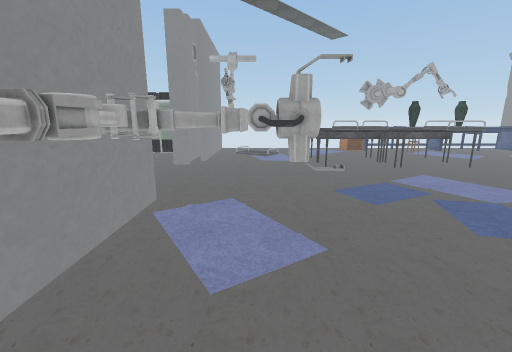
view 1 (above)

21 first-person views from a walk through a scene from a Unity 3-D project. The camera is 1.2 m above the floor, tilts 12° down and sees 90° across. Doors are open. The floor is counted in squares, 0.5 m on a side. Each view is taken from the middle of a square. On the plan, view 1 faces up. The plan holds only what a view shows up to about 17 squares ahead; the rest is blank. The place goes on beyond the plan. The player character is not drawn. Some animated figures are left out. Some surface patterns are stand-ins.

view 2
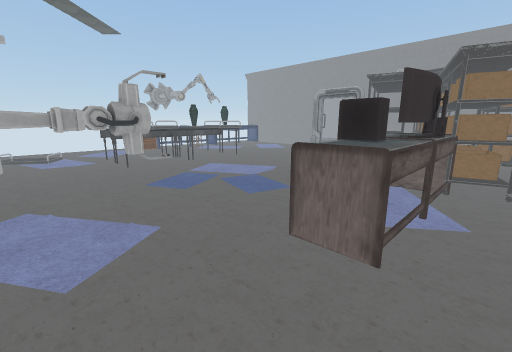

view 3
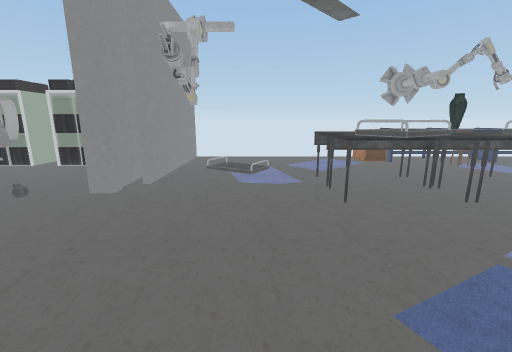

view 4
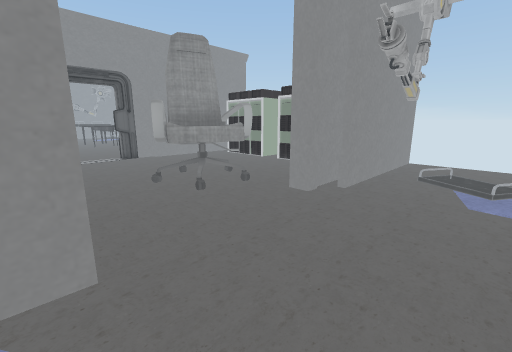

view 5
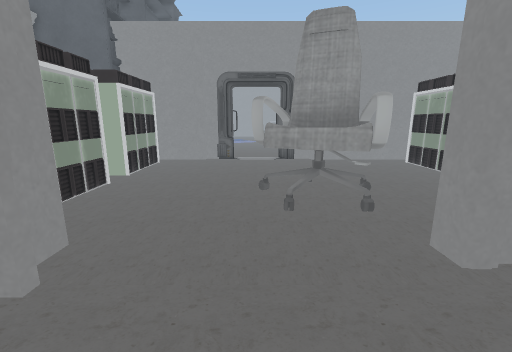

view 6
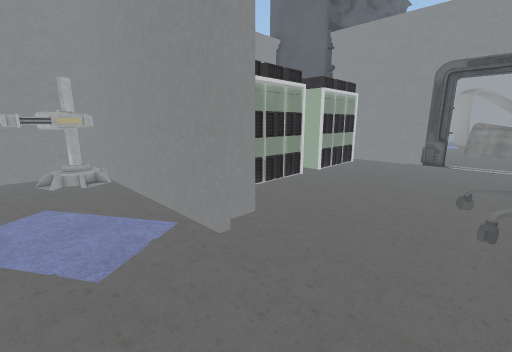

view 7
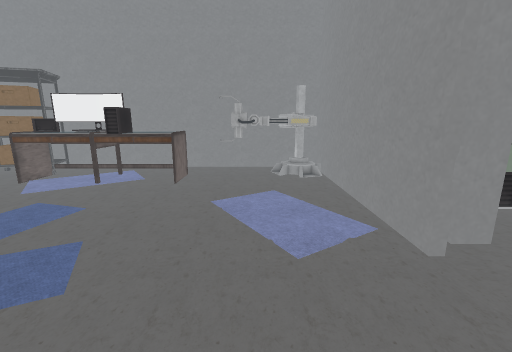

view 8
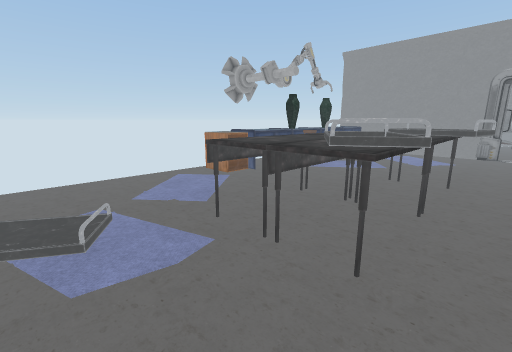

view 9
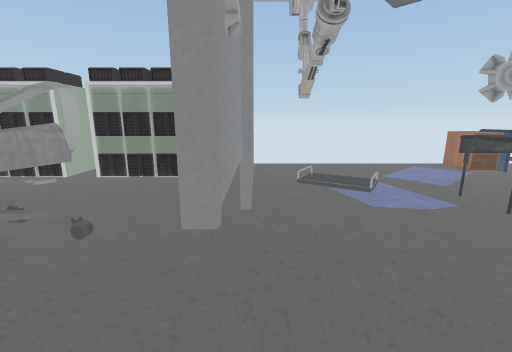

view 10
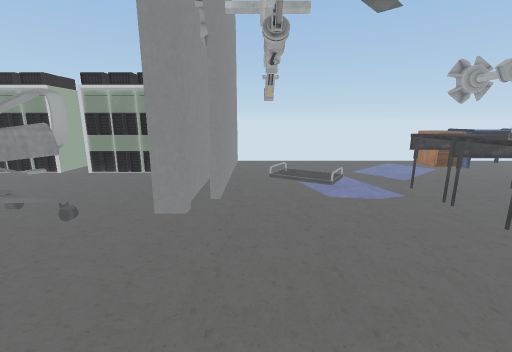

view 11
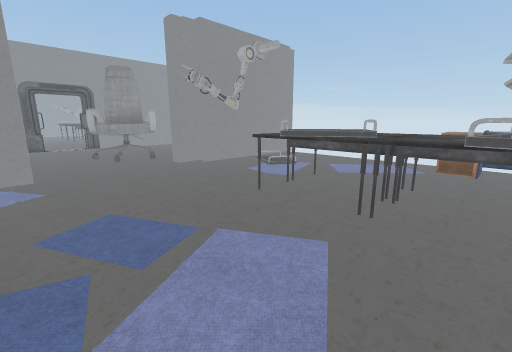

view 12
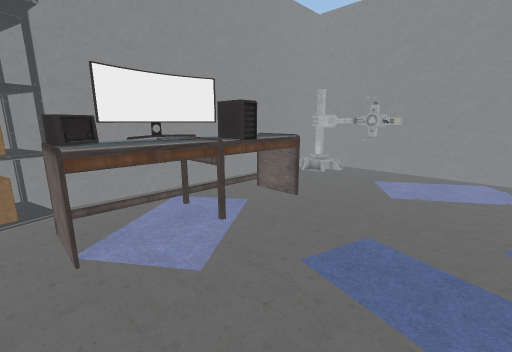

view 13
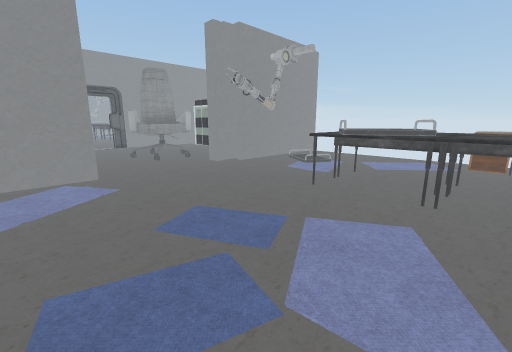

view 14
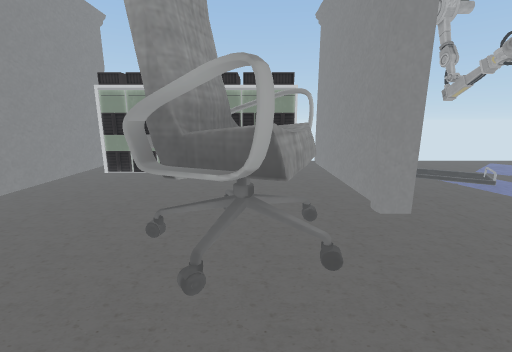

view 15
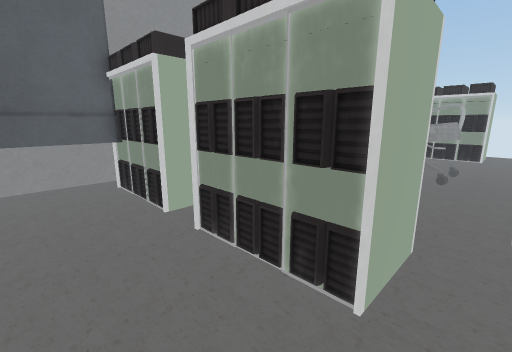

view 16
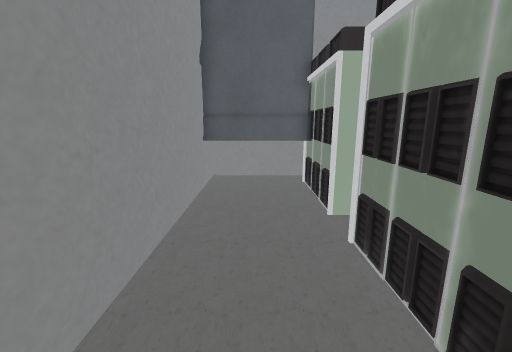

view 17
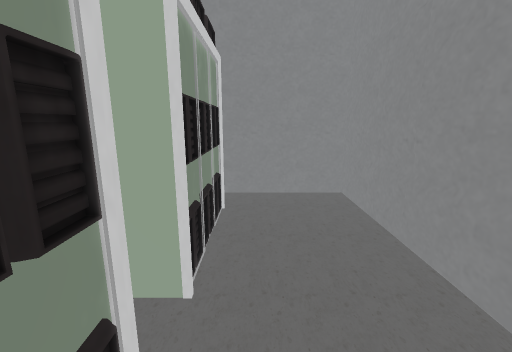

view 18
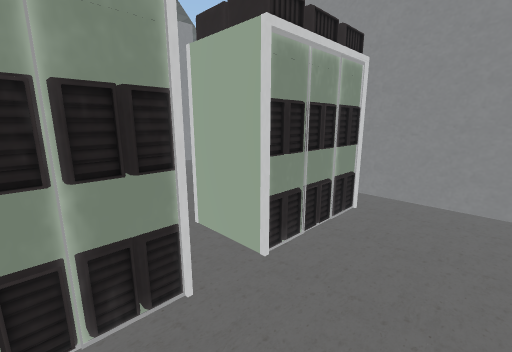

view 19
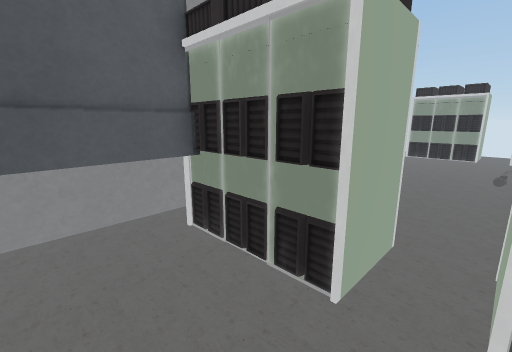

view 20
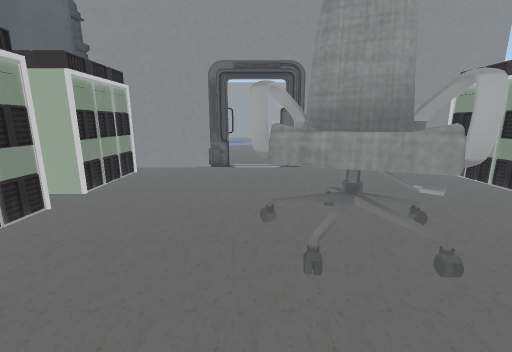

view 21
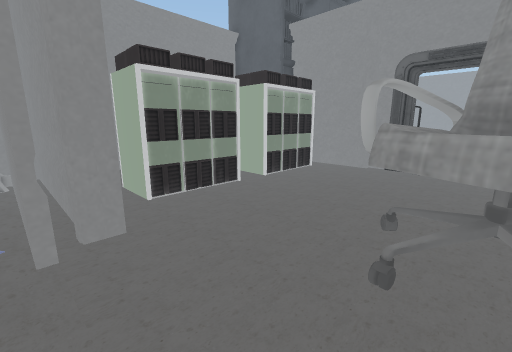

### Floor plan
Points are (right, up) in squares from view 1. A wall is a line through its corners. A room is listed if a view was taken in it or the views show most of it. See-through windows are left out.
Room 1 (views 1, 2, 3, 4, 5, 6, 7, 8, 9, 10, 11, 12, 13, 14, 15, 16, 17, 18, 19, 20, 21)
walls: (-3.1, 7.9) (-3.1, -0.3); (-4.4, 15.5) (-4.4, 21.4); (-4, 5.9) (-4, -1); (-6, 4.6) (-6, 3.4); (-9.8, 4.6) (-9.8, 4.1); (-9.8, 4) (-9.8, 3.4); (-6.1, 21.1) (-7.4, 21.1); (-11.4, 5.2) (-11.4, 2.9) (-11.4, 4); (-6, 21.4) (-6, 20.4); (-7.6, 21.1) (-9.8, 21.1); (-3.4, -1.7) (10.5, -1.7); (-3.1, 23.9) (-3.1, 15.8) (-3.5, 15.8); (-11.5, 21.1) (-12.6, 21.1); (-12.8, 21.1) (-13.9, 21.1); (-15.2, 4) (-15.2, 3.4); (-16.5, 6.6) (-16.5, 3.4); (-14.4, 21.1) (-15.2, 21.1); (-16.5, 22.1) (-16.5, 15.5); (-15.9, -1) (-4.4, -1) (-4.4, 3.6)
ways out: opening at (-5, 21)
objects: other object (-16, 7); other object (-16, 15); computer (-15, 5); computer (-15, 20); computer (-14, 3); computer (-14, 4); computer (-14, 5); computer (-14, 20); computer (-13, 3); computer (-13, 4); computer (-13, 5); computer (-13, 20); computer (-12, 3); computer (-12, 4); computer (-12, 5); computer (-12, 20); computer (-11, 20); computer (-10, 3); computer (-10, 5); chair (-10, 11) to (-7, 15); computer (-10, 20); computer (-9, 3); computer (-9, 4); computer (-9, 5); computer (-9, 20); computer (-8, 3); computer (-8, 4); computer (-8, 5); computer (-8, 20); computer (-7, 3); computer (-7, 4); computer (-7, 5); computer (-7, 20); computer (-6, 3); computer (-6, 5); computer (-6, 20); other object (-5, 7); other object (-5, 15); other object (-4, 7); other object (-4, 14) to (-4, 15); other object (-3, -1); other object (-2, -1) to (-1, 4); other object (-2, 17) to (-1, 17); carpet (-1, 3) to (1, 4); other object (1, 3); other object (3, 0) to (5, 2); table (4, 13) to (10, 17); computer (5, 1) to (6, 2); other object (5, 14); carpet (6, 0) to (9, 2); other object (8, 0); drawers (8, 22) to (9, 23); other object (9, -1) to (10, 1); other object (9, 21) to (10, 23); other object (10, 13)

Positions as (right, up) in squares from view 1, and headings:
1: (0, 0), facing up
2: (-1, -1), facing up-right
3: (1, 6), facing up
4: (1, 7), facing up-left
5: (0, 11), facing left
6: (0, 12), facing down-left
7: (0, 12), facing down
8: (0, 12), facing up-right
9: (-3, 9), facing up
10: (-2, 8), facing up
11: (10, 7), facing up-left
12: (10, 7), facing down-left
13: (9, 5), facing up-left
14: (-8, 8), facing up
15: (-5, 0), facing up-left
16: (-5, 1), facing left
17: (-13, 2), facing right
18: (-13, 0), facing up-right
19: (-10, 0), facing up-left
20: (-3, 11), facing left
21: (-3, 13), facing down-left
